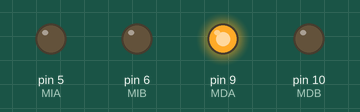
Recording of a sketch running on a simulated Arduino Uno, built with avr-gcc and run on an emulated ATmega328P. On the bench: output pins drawn as LEDs (lit = HIGH). Random numbers use the default seed unless the sketch sets one.

Above: at 0.1 s.
At 9.5 s:
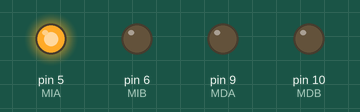
At 19.7 s:
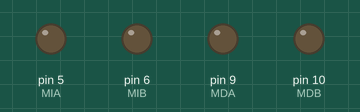
At 26.9 s:
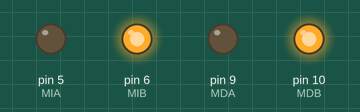
At 39.5 s:
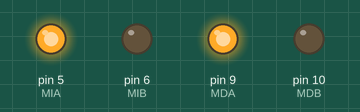
Timing chart, 0 to 40.0 s (numbered marks = the images above):
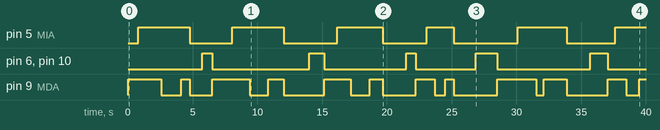

Measured:
- by itself, pin 5 (MIA): LOW → HIGH at 0.81 s, → LOW 4.0 s later, → HIGH 3.2 s later, → LOW 4.0 s later, … (11 changes in this stretch)
- by itself, pin 6 (MIB), pin 10 (MDB): LOW → HIGH at 5.7 s, → LOW 0.77 s later, → HIGH 7.5 s later, → LOW 1.2 s later, … (10 changes in this stretch)
- by itself, pin 9 (MDA): LOW → HIGH at 0.00 s, → LOW 2.6 s later, → HIGH 1.6 s later, → LOW 0.66 s later, … (23 changes in this stretch)

The sketch:

funcionesBasicasMovimiento.ino
```cpp
//Asignamos una referencia a cada pin
#define MIA 5
#define MIB 6
#define MDA 9
#define MDB 10
//FUNCIONES DE MOVIMIENTO

void adelante (){
digitalWrite(MIA,HIGH);
digitalWrite(MIB,LOW);
digitalWrite(MDA,HIGH);
digitalWrite(MDB,LOW);
}

void izquierda (){
 digitalWrite(MIA,LOW);
digitalWrite(MIB,LOW);
digitalWrite(MDA,HIGH);
digitalWrite(MDB,LOW);
}

void derecha(){
digitalWrite(MIA,HIGH);
digitalWrite(MIB,LOW);
digitalWrite(MDA,LOW);
digitalWrite(MDB,LOW);
}

void atras(){
digitalWrite(MIA,LOW);
digitalWrite(MIB,HIGH);
digitalWrite(MDA,LOW);
digitalWrite(MDB,HIGH);
}
void alto(){
digitalWrite(MIA,LOW);
digitalWrite(MIB,LOW);
digitalWrite(MDA,LOW);
digitalWrite(MDB,LOW);
}

void setup() {
//Declaramos todos los pines como salidas digitales
pinMode(MIA,OUTPUT);
pinMode(MIB,OUTPUT);
pinMode(MDA,OUTPUT);
pinMode(MDB,OUTPUT);
atras();
}

void loop() {
//Se llama a cada función en el orden deseado y duración especificada
izquierda();
delay((int)random(500,2000));
adelante();
delay((int)random(500,2000));
derecha();
delay((int)random(500,2000));
adelante();
delay((int)random(500,2000));
alto();
delay((int)random(500,2000));

atras();
delay((int)random(500,2000));

}
```
